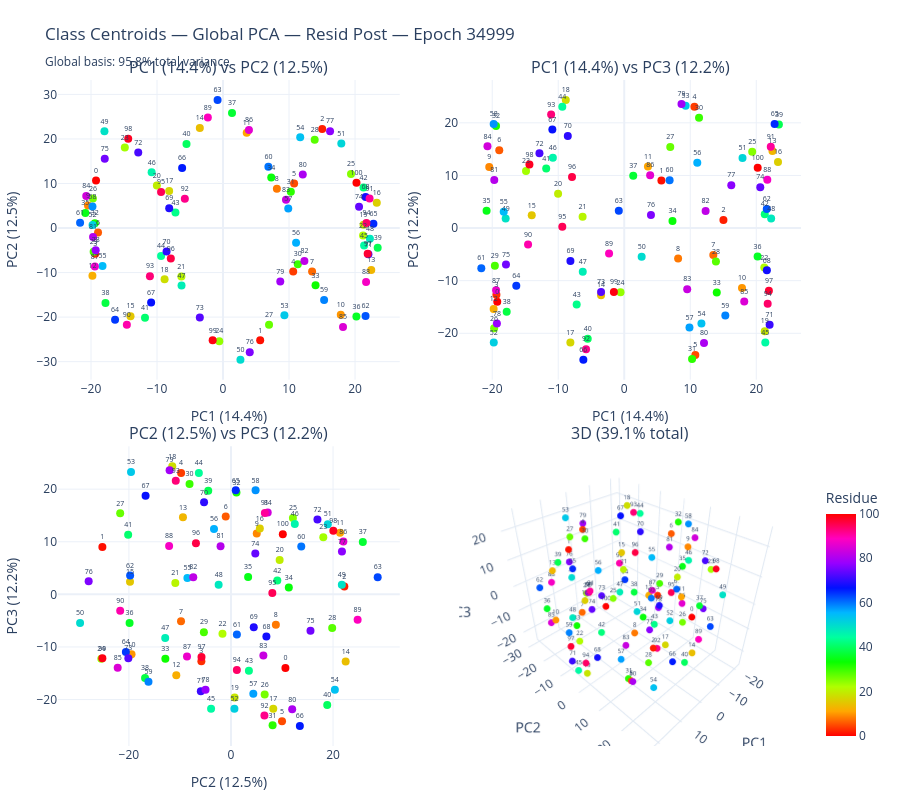
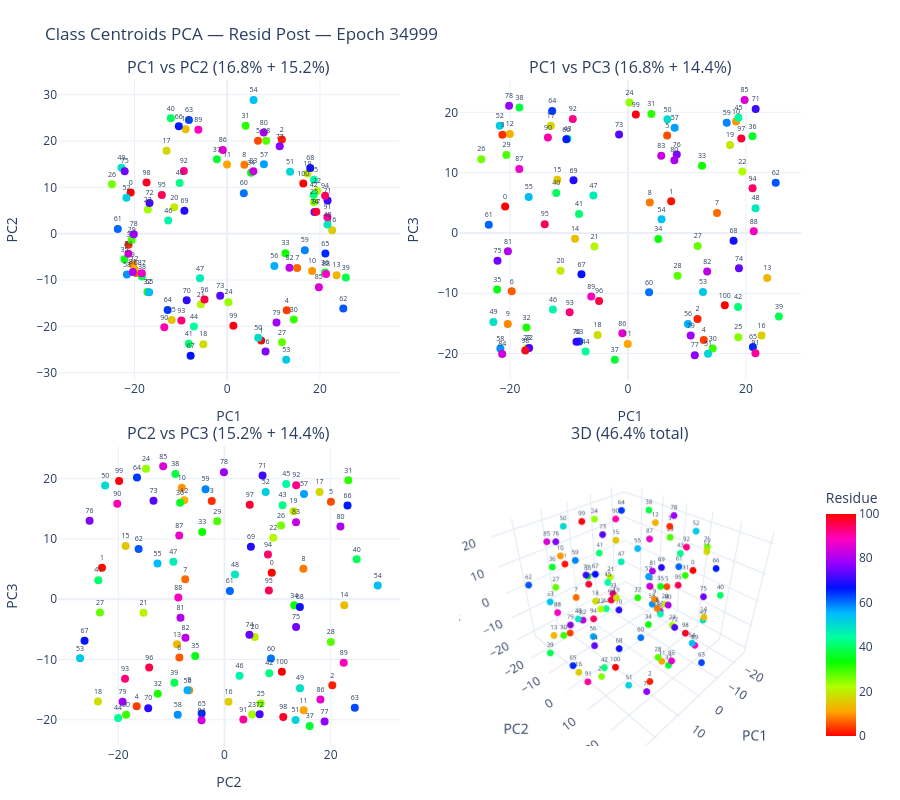
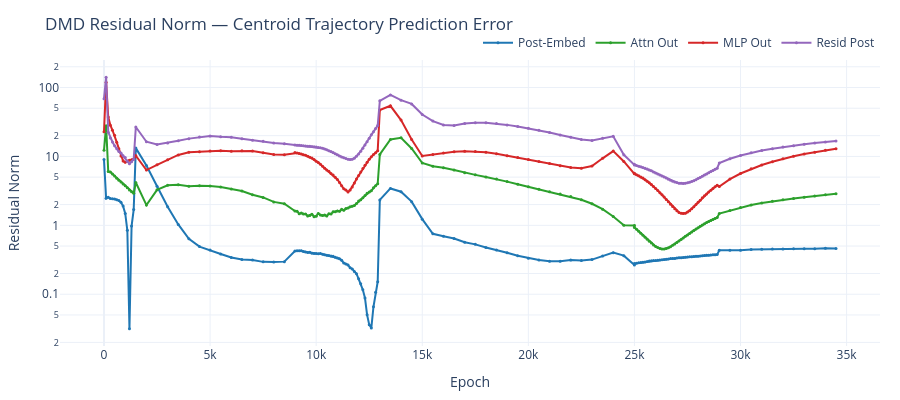
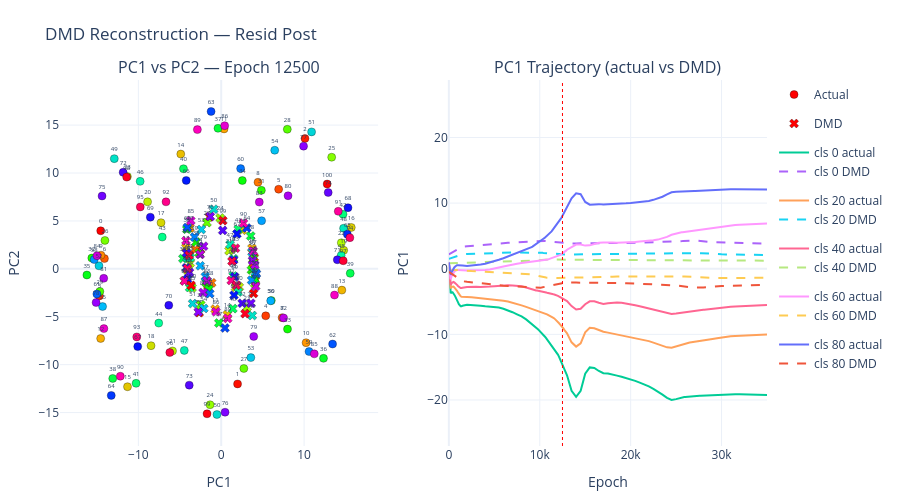

Source (notebook cell) for these figures, in order:
### Code cell
# Failed/Slow grokker: 101/999
variant = family.get_variant(prime=101, seed=999)
show_views(variant)
